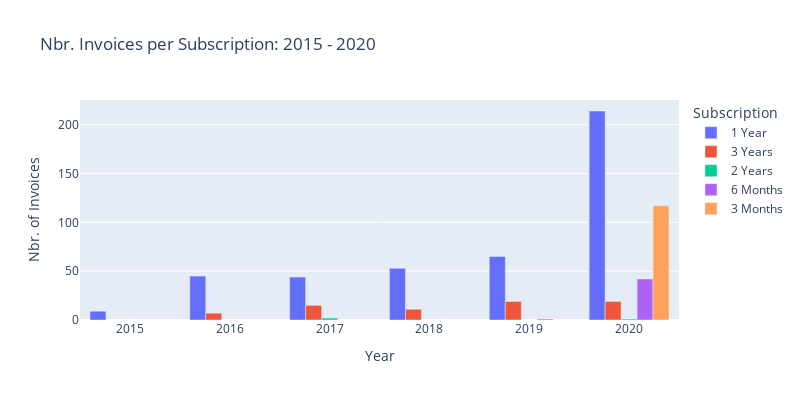

Notebook code for this chart:
### Code cell
plt__atlas_grouped__year_subscription__count

### Figure 1 — Plotly figure (JSON) as saved in the notebook; plotly's stock layout.template omitted (floating-point values rounded to 4 significant figures)
{"data": [{"alignmentgroup": "True", "hovertemplate": "Subscription=1 Year<br>Year=%{x}<br>Invoice Amount=%{y}<extra></extra>", "legendgroup": "1 Year", "marker": {"color": "#636efa"}, "name": "1 Year", "offsetgroup": "1 Year", "orientation": "v", "showlegend": true, "textposition": "auto", "type": "bar", "x": [2015, 2016, 2017, 2018, 2019, 2020], "xaxis": "x", "y": [9, 45, 44, 53, 65, 214], "yaxis": "y"}, {"alignmentgroup": "True", "hovertemplate": "Subscription=3 Years<br>Year=%{x}<br>Invoice Amount=%{y}<extra></extra>", "legendgroup": "3 Years", "marker": {"color": "#EF553B"}, "name": "3 Years", "offsetgroup": "3 Years", "orientation": "v", "showlegend": true, "textposition": "auto", "type": "bar", "x": [2016, 2017, 2018, 2019, 2020], "xaxis": "x", "y": [7, 15, 11, 19, 19], "yaxis": "y"}, {"alignmentgroup": "True", "hovertemplate": "Subscription=2 Years<br>Year=%{x}<br>Invoice Amount=%{y}<extra></extra>", "legendgroup": "2 Years", "marker": {"color": "#00cc96"}, "name": "2 Years", "offsetgroup": "2 Years", "orientation": "v", "showlegend": true, "textposition": "auto", "type": "bar", "x": [2017, 2020], "xaxis": "x", "y": [2, 1], "yaxis": "y"}, {"alignmentgroup": "True", "hovertemplate": "Subscription=6 Months<br>Year=%{x}<br>Invoice Amount=%{y}<extra></extra>", "legendgroup": "6 Months", "marker": {"color": "#ab63fa"}, "name": "6 Months", "offsetgroup": "6 Months", "orientation": "v", "showlegend": true, "textposition": "auto", "type": "bar", "x": [2019, 2020], "xaxis": "x", "y": [1, 42], "yaxis": "y"}, {"alignmentgroup": "True", "hovertemplate": "Subscription=3 Months<br>Year=%{x}<br>Invoice Amount=%{y}<extra></extra>", "legendgroup": "3 Months", "marker": {"color": "#FFA15A"}, "name": "3 Months", "offsetgroup": "3 Months", "orientation": "v", "showlegend": true, "textposition": "auto", "type": "bar", "x": [2020], "xaxis": "x", "y": [117], "yaxis": "y"}], "layout": {"barmode": "group", "height": 400, "legend": {"title": {"text": "Subscription"}, "tracegroupgap": 0}, "title": {"text": "Nbr. Invoices per Subscription: 2015 - 2020"}, "width": 800, "xaxis": {"anchor": "y", "domain": [0, 1], "title": {"text": "Year"}}, "yaxis": {"anchor": "x", "domain": [0, 1], "title": {"text": "Nbr. of Invoices"}}}}
